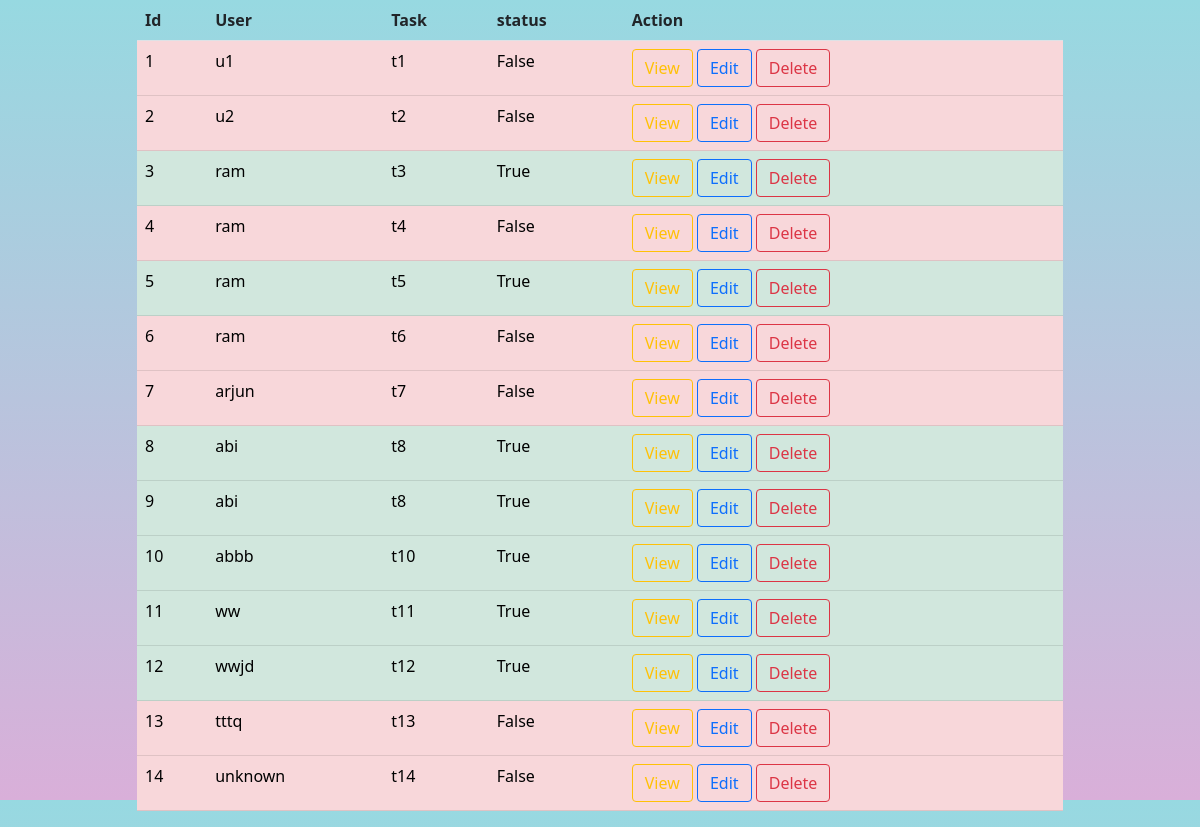
The app's page /todos/all, older data.
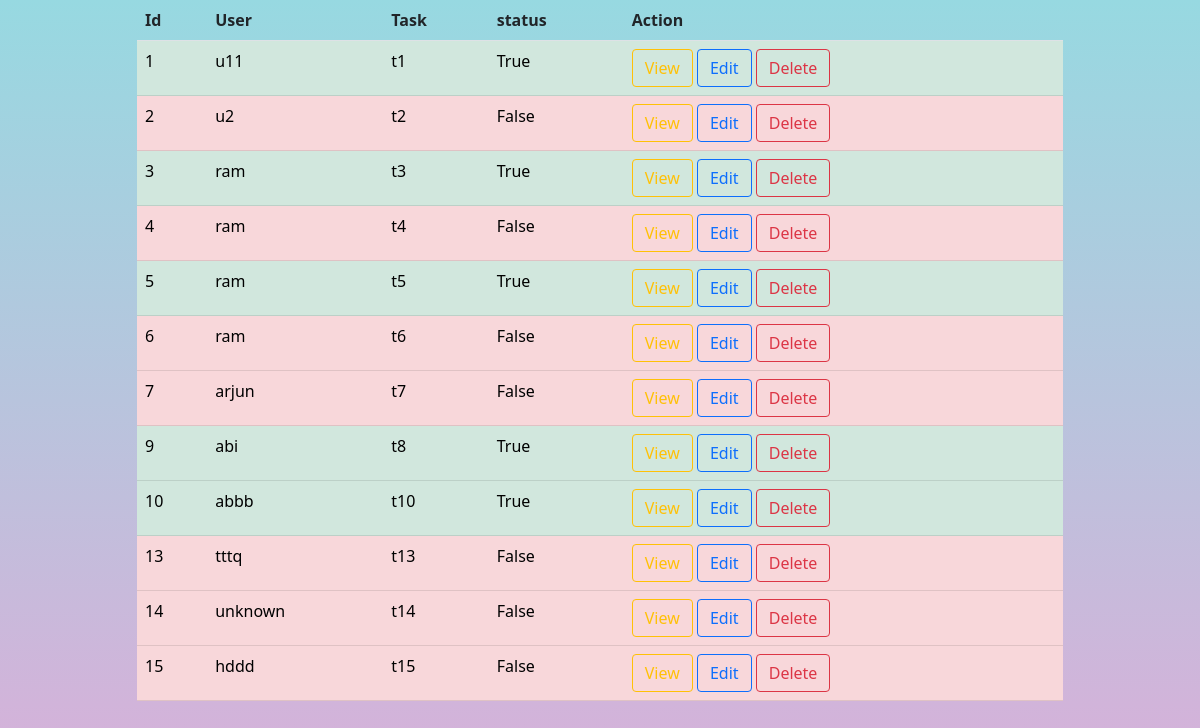
The same page, newer data.
### todoapp/models.py (models this page shows, shortened)
class Todos(models.Model):
  task_name=models.CharField(max_length=120)
  user=models.CharField(max_length=80)
  date=models.DateField(auto_now_add=True)
  status=models.BooleanField(default=False)

### todoapp/views.py (the view)
# urls.py: path("all",views.TodoListView.as_view(),name="alltodos"),
class TodoListView(View):
    def get(self,request):
        all_todos=Todos.objects.all()
        return render(request,"todolist.html",{"todos":all_todos})

### todoapp/templates/todolist.html (shortened to what this page needs)
<!DOCTYPE html>
{%load static%}
<html lang="en">
<head>
    <link href="https://cdn.jsdelivr.net/npm/bootstrap@5.1.3/dist/css/bootstrap.min.css" rel="stylesheet"
>
    <link rel="stylesheet" href="{%static 'css/style.css'%}">
</head>
<body>
<div class="container">
    <div class="row">
        <div class="col-1"></div>
        <div class="col-10">
            <table class="table">
                <tr>
                    <th>Id</th>
                    <th>User</th>
                    <th>Task</th>
                    <th>status</th>
                    <th>Action</th>
                </tr>
                {%for todo in todos%}
                {%if todo.status%}
                <tr class="table-success">
                    {%else%}
                <tr class="table-danger">
                    {%endif%}
                    <td>{{todo.id}}</td>
                    <td>{{todo.user}}</td>
                    <td>{{todo.task_name}}</td>
                    <td>{{todo.status}}</td>
                    <td>
                        <a href="{%url 'details' todo.id%}" class="btn btn-outline-warning">View</a>
                        <a href="{%url 'changetodo' todo.id%}" class="btn btn-outline-primary">Edit</a>
                        <a href="{%url 'removetodo' todo.id%}" class="btn btn-outline-danger">Delete</a>
                    </td>
                </tr>
                {%endfor%}
            </table>
        </div>
        <div class="col-1"></div>
    </div>
</div>
</body>
</html>

### todoapp/static/css/style.css (style rules this page uses)
body { height:100vh; background-color: #D9AFD9; background-image: linear-gradient(0deg, #D9AFD9 0%, #97D9E1 100%); }

Row changes from the older to the newer data that the page shows:
removed Todos: id "8", user "abi", task_name "t8", status "True"
removed Todos: id "11", user "ww", task_name "t11", status "True"
removed Todos: id "12", user "wwjd", task_name "t12", status "True"
changed Todos id 1: user "u1" → "u11"; status "False" → "True"
added Todos: id "15", user "hddd", task_name "t15", status "False"
